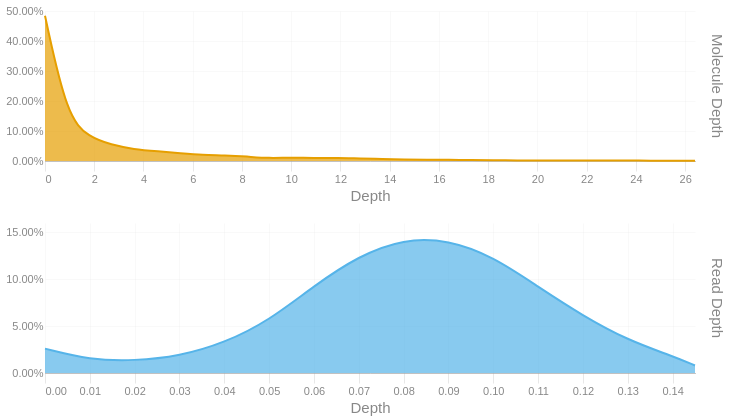

The code cell stored with this chart in its notebook:
### Code cell
readdep = depth_hist(tb['Read Depth'], q99, 3)
readdep = readdep.with_columns(pl.lit('Read Depth').alias('Metric'))
if not SKIPLR:
    moldep = depth_hist(tb['Molecule Depth'], mol_q99, 1)
    moldep = moldep.with_columns(pl.lit('Molecule Depth').alias('Metric'))
    _hist = pl.concat([readdep, moldep])
    _hist = _hist.filter(pl.col('Proportion') != 0)
    with SafeRender(_hist):
        (
            alt.Chart(_hist)        
            .mark_area(interpolate = "basis")
            .encode(
                x=alt.X('Bin:Q').scale(domainMin=0).axis(alt.Axis(title='Depth')),
                y = alt.Y('Proportion:Q', title = None).axis(format = '.2%'),
                color = alt.Color('Metric:N').legend(None),
                row = alt.Row("Metric:N").header(title = None, labelOrient = 'right'),
                tooltip = [
                    alt.Tooltip("Metric:N", title = "Metric"),
                    alt.Tooltip('Interval:N', title = "Depth Interval"),
                    alt.Tooltip('Proportion:Q', title = "% Alignments").format('.2%')
                ]
            )
            .resolve_scale(x='independent', y='independent')
            .properties(
                height = 150, width = 650,
                usermeta={'embedOptions': {'downloadFileName': f'{samplename}.depth.hist'}}
            )
        ).display()
else:
    readdep = readdep.filter(pl.col('Proportion') != 0)
    with SafeRender(readdep):
        (
            alt.Chart(readdep)        
            .mark_area(interpolate = "basis")
            .encode(
                x=alt.X('Bin:Q').scale(domainMin=0).axis(alt.Axis(title='Depth')),
                y = alt.Y('Proportion:Q', title = None).axis(format = '.2%'),
                tooltip = [
                    alt.Tooltip('Interval:N', title = "Depth Interval"),
                    alt.Tooltip('Proportion:Q', title = "% Alignments").format('.2%')
                ]
            )
            .properties(
                usermeta={'embedOptions': {'downloadFileName': f'{samplename}.depth.hist'}}
            )
        ).display()

### Figure 1 — Vega-Lite specification as saved in the notebook (floating-point values rounded to 4 significant figures)
{"width": 650, "height": 150, "config": {"title": {"anchor": "start", "dy": -15, "fontSize": 18, "color": "#888888", "subtitleColor": "#888888", "subtitleFontSize": 14}, "arc": {"fill": "#0072B2"}, "axis": {"domainColor": "#888888", "domainWidth": 0.5, "gridWidth": 0.2, "grid": false, "titleFontWeight": 400, "titleFontSize": 15, "labelFontSize": 11, "labelColor": "#888888", "tickColor": "#888888", "tickWidth": 0.2, "titleColor": "#888888"}, "axisBand": {"grid": false}, "axisX": {"grid": true, "tickSize": 10, "domainCap": "round"}, "axisY": {"domain": false, "grid": true, "tickSize": 0, "domainCap": "round"}, "background": "transparent", "header": {"labelFontSize": 15, "labelColor": "#888888", "titleFontSize": 15, "titleFontWeight": 600, "titleColor": "#888888"}, "legend": {"labelFont": "sans-serif", "labelFontSize": 12, "labelColor": "#888888", "symbolSize": 100, "symbolType": "circle", "titleFontSize": 12, "titlePadding": 10, "titleColor": "#888888", "title": null}, "range": {"category": ["#E69F00", "#56B4E9", "#009E73", "#F0E442", "#0072B2", "#D55E00", "#CC79A7", "#000000"], "diverging": ["#cfe8f3", "#a2d4ec", "#73bfe2", "#46abdb", "#1696d2", "#12719e"]}, "area": {"fill": "#0072B2", "fillOpacity": 0.7, "line": true, "strokeOpacity": 0.7}, "line": {"color": "#0072B2", "stroke": "#0072B2", "strokeWidth": 2}, "trail": {"color": "#0072B2", "stroke": "#0072B2", "strokeWidth": 0, "size": 1}, "point": {"filled": true, "fillOpacity": 1.0, "size": 95}, "text": {"color": "#888888", "fontSize": 11, "align": "right", "fontWeight": 400, "size": 11}, "bar": {"fill": "#0072B2", "stroke": null}, "view": {"stroke": null, "continuousWidth": 660, "continuousHeight": 400}}, "data": {"name": "data-8e50cfc55fed26b46d175ec5a6def2bf"}, "mark": {"type": "area", "interpolate": "basis"}, "encoding": {"color": {"field": "Metric", "legend": null, "type": "nominal"}, "row": {"field": "Metric", "header": {"title": null, "labelOrient": "right"}, "type": "nominal"}, "tooltip": [{"field": "Metric", "title": "Metric", "type": "nominal"}, {"field": "Interval", "title": "Depth Interval", "type": "nominal"}, {"field": "Proportion", "format": ".2%", "title": "% Alignments", "type": "quantitative"}], "x": {"axis": {"title": "Depth"}, "field": "Bin", "scale": {"domainMin": 0}, "type": "quantitative"}, "y": {"axis": {"format": ".2%"}, "field": "Proportion", "title": null, "type": "quantitative"}}, "resolve": {"scale": {"x": "independent", "y": "independent"}}, "usermeta": {"embedOptions": {"downloadFileName": "S1_Tusket_022.depth.hist"}}, "$schema": "https://vega.github.io/schema/vega-lite/v6.1.0.json", "datasets": {"data-8e50cfc55fed26b46d175ec5a6def2bf": [{"Bin": 0.0, "Interval": "0.0-0.005", "Proportion": 0.026, "Metric": "Read Depth"}, {"Bin": 0.01, "Interval": "0.01-0.015", "Proportion": 0.014, "Metric": "Read Depth"}, {"Bin": 0.02, "Interval": "0.02-0.025", "Proportion": 0.013, "Metric": "Read Depth"}, {"Bin": 0.03, "Interval": "0.03-0.035", "Proportion": 0.018, "Metric": "Read Depth"}, {"Bin": 0.04, "Interval": "0.04-0.045", "Proportion": 0.032, "Metric": "Read Depth"}, {"Bin": 0.05, "Interval": "0.05-0.055", "Proportion": 0.056, "Metric": "Read Depth"}, {"Bin": 0.06, "Interval": "0.06-0.065", "Proportion": 0.093, "Metric": "Read Depth"}, {"Bin": 0.07, "Interval": "0.07-0.075", "Proportion": 0.125, "Metric": "Read Depth"}, {"Bin": 0.08, "Interval": "0.08-0.085", "Proportion": 0.143, "Metric": "Read Depth"}, {"Bin": 0.09, "Interval": "0.09-0.095", "Proportion": 0.142, "Metric": "Read Depth"}, {"Bin": 0.1, "Interval": "0.1-0.105", "Proportion": 0.124, "Metric": "Read Depth"}, {"Bin": 0.11, "Interval": "0.11-0.115", "Proportion": 0.092, "Metric": "Read Depth"}, {"Bin": 0.12, "Interval": "0.12-0.125", "Proportion": 0.061, "Metric": "Read Depth"}, {"Bin": 0.13, "Interval": "0.13-0.135", "Proportion": 0.035, "Metric": "Read Depth"}, {"Bin": 0.14, "Interval": "0.14-0.145", "Proportion": 0.018, "Metric": "Read Depth"}, {"Bin": 0.145, "Interval": "0.145-0.15", "Proportion": 0.008, "Metric": "Read Depth"}, {"Bin": 0.0, "Interval": "0.0-0.9", "Proportion": 0.484, "Metric": "Molecule Depth"}, {"Bin": 0.9, "Interval": "0.9-1.8", "Proportion": 0.146, "Metric": "Molecule Depth"}, {"Bin": 1.8, "Interval": "1.8-2.7", "Proportion": 0.079, "Metric": "Molecule Depth"}, {"Bin": 2.7, "Interval": "2.7-3.6", "Proportion": 0.054, "Metric": "Molecule Depth"}, {"Bin": 3.6, "Interval": "3.6-4.6", "Proportion": 0.039, "Metric": "Molecule Depth"}, {"Bin": 4.6, "Interval": "4.6-5.5", "Proportion": 0.032, "Metric": "Molecule Depth"}, {"Bin": 5.5, "Interval": "5.5-6.4", "Proportion": 0.026, "Metric": "Molecule Depth"}, {"Bin": 6.4, "Interval": "6.4-7.3", "Proportion": 0.02, "Metric": "Molecule Depth"}, {"Bin": 7.3, "Interval": "7.3-8.2", "Proportion": 0.019, "Metric": "Molecule Depth"}, {"Bin": 8.2, "Interval": "8.2-9.1", "Proportion": 0.015, "Metric": "Molecule Depth"}, {"Bin": 9.1, "Interval": "9.1-10.0", "Proportion": 0.009, "Metric": "Molecule Depth"}, {"Bin": 10.0, "Interval": "10.0-10.9", "Proportion": 0.012, "Metric": "Molecule Depth"}, {"Bin": 10.9, "Interval": "10.9-11.9", "Proportion": 0.009, "Metric": "Molecule Depth"}, {"Bin": 11.9, "Interval": "11.9-12.8", "Proportion": 0.011, "Metric": "Molecule Depth"}, {"Bin": 12.8, "Interval": "12.8-13.7", "Proportion": 0.008, "Metric": "Molecule Depth"}, {"Bin": 13.7, "Interval": "13.7-14.6", "Proportion": 0.007, "Metric": "Molecule Depth"}, {"Bin": 14.6, "Interval": "14.6-15.5", "Proportion": 0.005, "Metric": "Molecule Depth"}, {"Bin": 15.5, "Interval": "15.5-16.4", "Proportion": 0.004, "Metric": "Molecule Depth"}, {"Bin": 16.4, "Interval": "16.4-17.3", "Proportion": 0.004, "Metric": "Molecule Depth"}, {"Bin": 17.3, "Interval": "17.3-18.2", "Proportion": 0.003, "Metric": "Molecule Depth"}, {"Bin": 18.2, "Interval": "18.2-19.2", "Proportion": 0.003, "Metric": "Molecule Depth"}, {"Bin": 19.2, "Interval": "19.2-20.1", "Proportion": 0.002, "Metric": "Molecule Depth"}, {"Bin": 20.1, "Interval": "20.1-21.0", "Proportion": 0.001, "Metric": "Molecule Depth"}, {"Bin": 21.0, "Interval": "21.0-21.9", "Proportion": 0.002, "Metric": "Molecule Depth"}, {"Bin": 21.9, "Interval": "21.9-22.8", "Proportion": 0.002, "Metric": "Molecule Depth"}, {"Bin": 22.8, "Interval": "22.8-23.7", "Proportion": 0.002, "Metric": "Molecule Depth"}, {"Bin": 23.7, "Interval": "23.7-24.6", "Proportion": 0.002, "Metric": "Molecule Depth"}, {"Bin": 24.6, "Interval": "24.6-25.5", "Proportion": 0.001, "Metric": "Molecule Depth"}, {"Bin": 25.5, "Interval": "25.5-26.4", "Proportion": 0.001, "Metric": "Molecule Depth"}, {"Bin": 26.4, "Interval": "26.4-27.36", "Proportion": 0.001, "Metric": "Molecule Depth"}]}}
